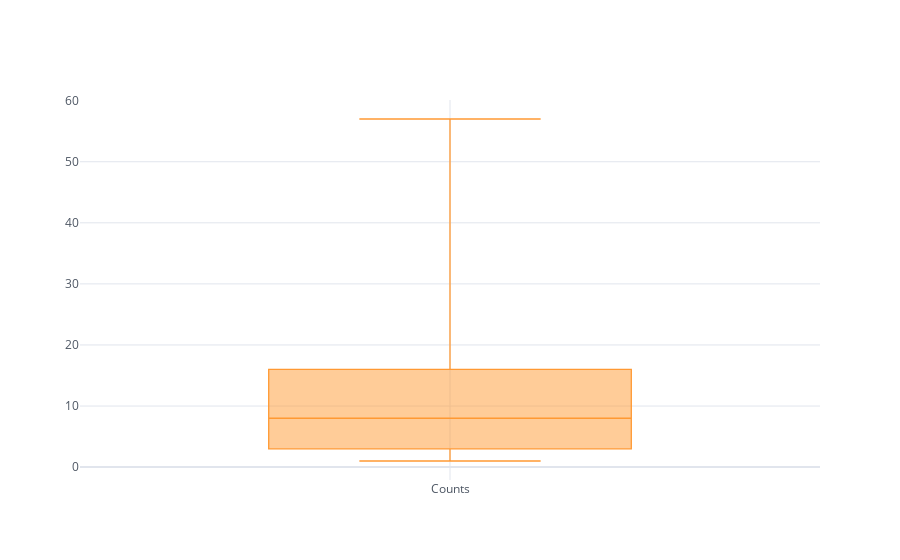

Notebook code for this chart:
### Code cell
# boxplot으로 주문ID별 구매횟수 분포 살펴보기
id_counts.iplot(kind='box', theme='white')

### Figure 1 — Plotly figure (JSON) as saved in the notebook; plotly's stock layout.template omitted (floating-point values rounded to 4 significant figures; data arrays with more than 128 entries replaced by an {"elided": "..."} marker saying what was removed)
{"data": [{"boxpoints": false, "line": {"width": 1.3}, "marker": {"color": "rgba(255, 153, 51, 1.0)"}, "name": "Counts", "orientation": "v", "type": "box", "y": {"elided": "500 int values"}}], "layout": {"legend": {"bgcolor": "#FFFFFF", "font": {"color": "#4D5663"}}, "paper_bgcolor": "#FFFFFF", "plot_bgcolor": "#FFFFFF", "title": {"font": {"color": "#4D5663"}}, "xaxis": {"gridcolor": "#E1E5ED", "showgrid": true, "tickfont": {"color": "#4D5663"}, "title": {"font": {"color": "#4D5663"}, "text": ""}, "zerolinecolor": "#E1E5ED"}, "yaxis": {"gridcolor": "#E1E5ED", "showgrid": true, "tickfont": {"color": "#4D5663"}, "title": {"font": {"color": "#4D5663"}, "text": ""}, "zerolinecolor": "#E1E5ED"}}}
